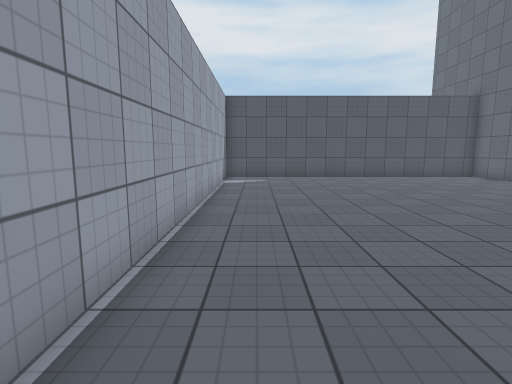
[1] (above)

14 first-person views from a walk through a 3-D level made in the Unity game engine. The camera is 1.4 m above the floor, tilts 8° down and sees 80° across. The floor is counted in squares, 1 m on a side. Each view is taken from the middle of a square. On the plan, view 1 faces up. The plan holds only what a view shows up to about 14 squares ahead; the rest is blank. The place goes on beyond the plan. Surface patterns are stand-ins for the level's own textures.

[2]
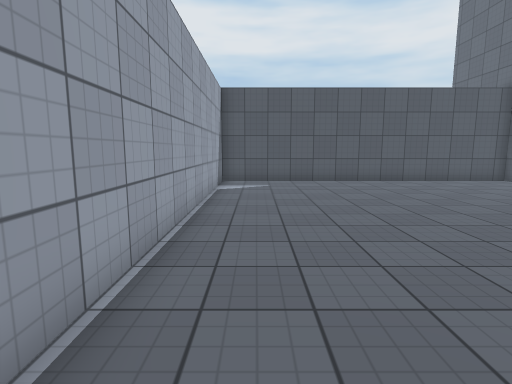

[3]
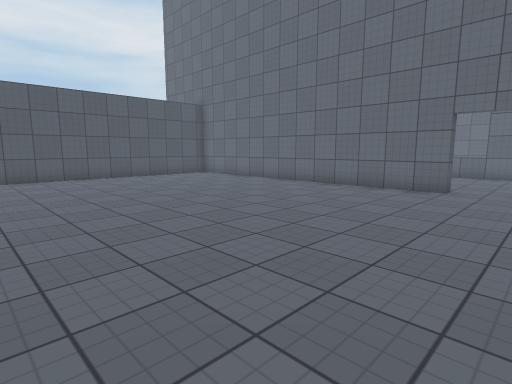

[4]
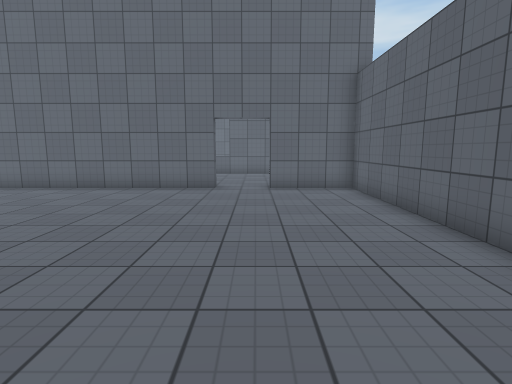

[5]
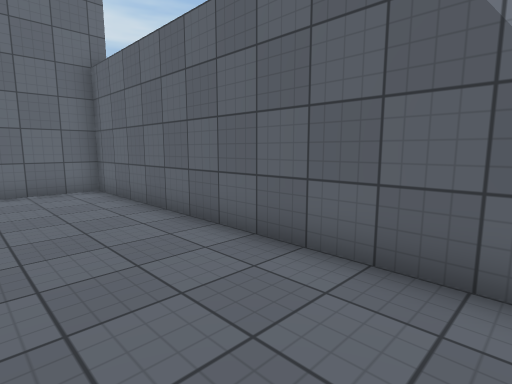

[6]
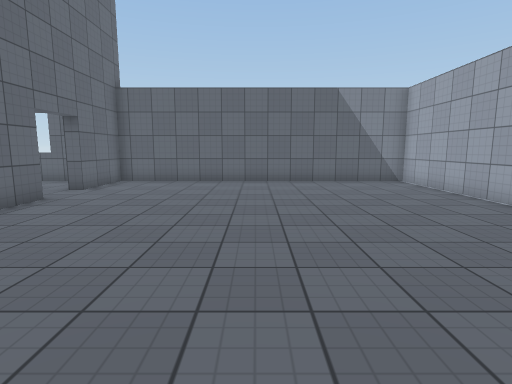

[7]
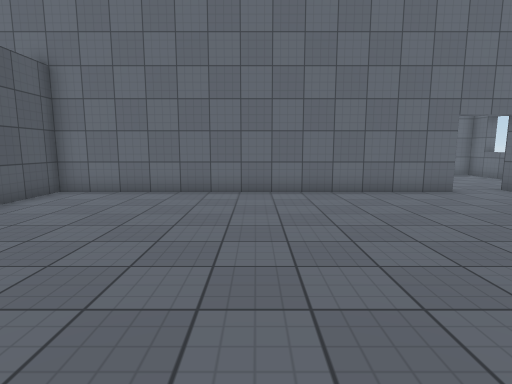

[8]
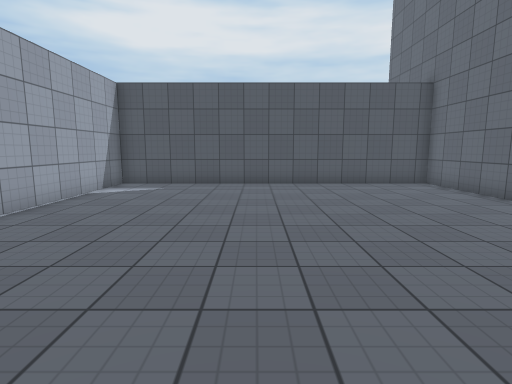

[9]
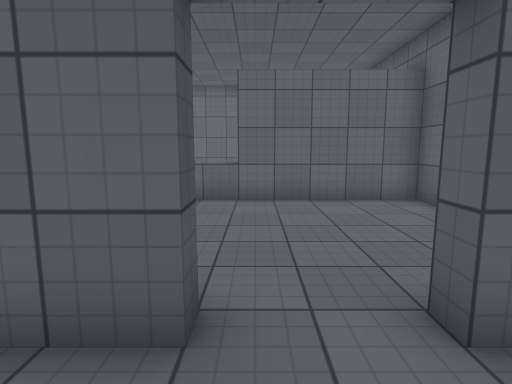

[10]
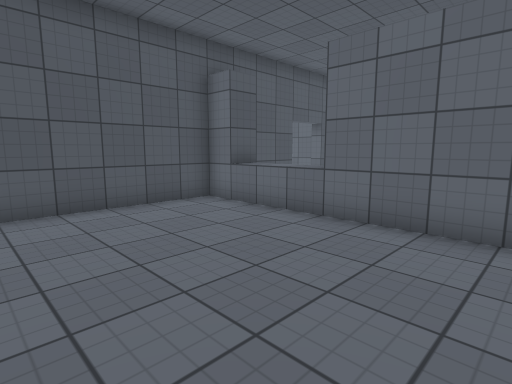

[11]
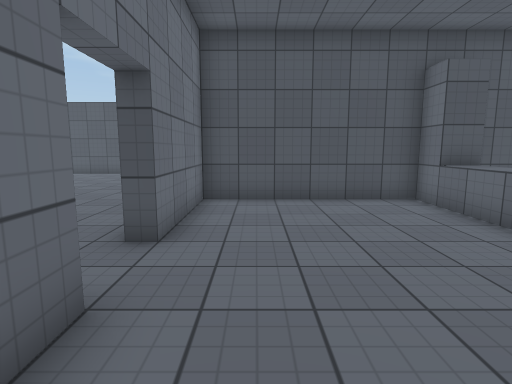

[12]
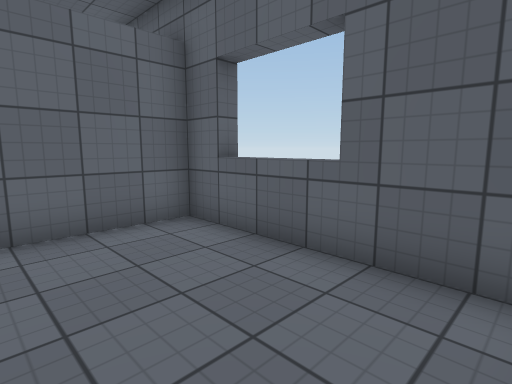

[13]
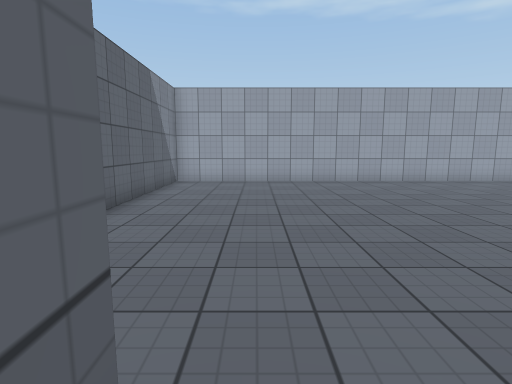

[14]
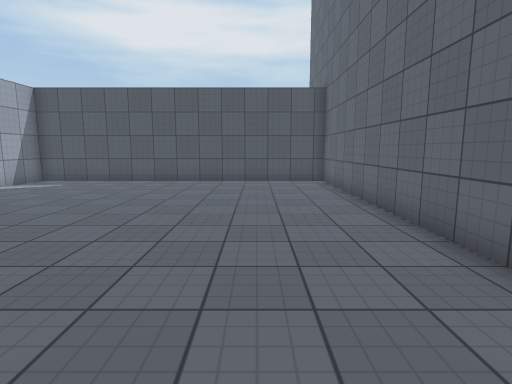

### Floor plan
Ten units are one square. View 1 is at (0, 0); x grows to the right and y downward. Boxes are objects, and circles mark ways between rooms. Rooms are numbered by the first view taken in them; rooms with no view inside come last. Other rooms are left out.
<svg viewBox="-20 -160 230 195">
<path fill="none" stroke="#000" d="M115 -25 110 -25 110 -155 -15 -155 -15 25 110 25 110 -5 115 -5M115 -5 115 4M186 -55 175 -55M165 30 165 25M121 25 175 25 175 -65 115 -65 115 -25M205 -65 191 -65"/>
<circle cx="110" cy="-15" r="3" fill="#2a7"/>
<text x="50" y="-60">1</text>
<text x="150" y="-20">2</text>
</svg>
Room 1 opens to room 2.

Where each view was taken, in squares from view 1:
view 1: 0 up, 0 right, facing up
view 2: 2 up, 0 right, facing up
view 3: 0 up, 0 right, facing up-right
view 4: 1 up, 0 right, facing right
view 5: 1 up, 0 right, facing down-right
view 6: 11 up, 5 right, facing down
view 7: 9 up, 1 right, facing right
view 8: 3 up, 4 right, facing up
view 9: 2 up, 9 right, facing right
view 10: 1 down, 12 right, facing up-right
view 11: 2 down, 13 right, facing up
view 12: 1 up, 12 right, facing down-right
view 13: 1 up, 12 right, facing left
view 14: 2 up, 8 right, facing up
